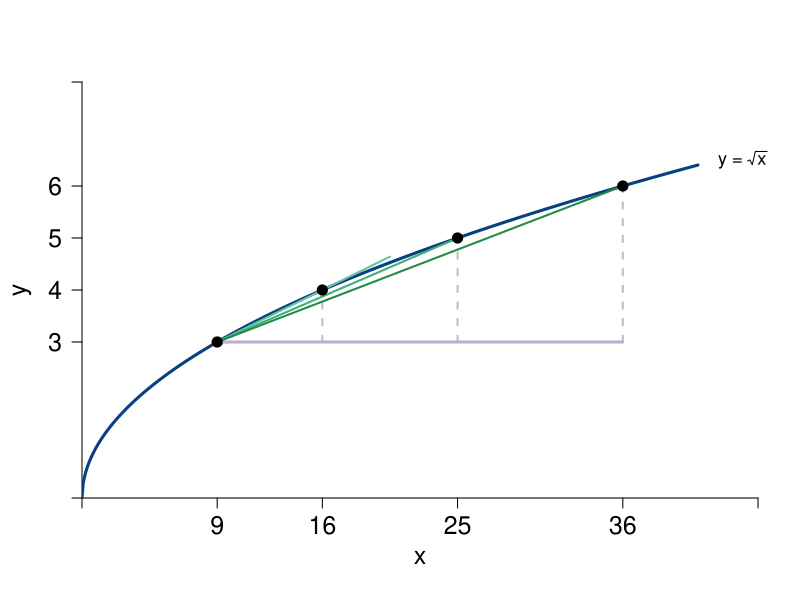

Here is the R script that generated this plot:
#Graph Designer: Scott Cohn
#Authors: Bowles and Halliday
#Title: Coordination, Conflict and Competition: A Text in Microeconomics

library(shape)
pdf(file = "gradient.pdf", width = 8, height = 6)

#Set parameters for graphics
axislabelsize <- 1.5
labelsize <- 1.1
graphlinewidth <- 3
segmentlinewidth <- 2

COL <- c("#7fc97f", "#beaed4", "#fdc086", "#ffff99", "#386cb0", "#f0027f", "#bf5b17", "#666666")
COLA <- c("#e0f3db", "#99d8c9","#66c2a4","#41ae76", "#238b45", "#005824")
COLB <- c("#4eb3d3", "#2b8cbe", "#0868ac","#084081")

xlims <- c(0, 45)
ylims <- c(0, 8)

npts <- 501 
x <- seq(xlims[1], xlims[2], length.out = npts)
y <- seq(ylims[1], ylims[2], length.out = npts) 

plot(0, 0, xlim = xlims, ylim = ylims, type = "n",
     xlab = expression(paste("")),
     ylab = expression(paste("")), 
     xaxt = "n", 
     yaxt = "n", 
     cex.lab = axislabelsize, 
     bty = "n", 
     xaxs="i", 
     yaxs="i"
)



ticksx <- c(xlims[1], 9, 16, 25, 36, xlims[2])
xlabels <- c(NA, 9, 16, 25, 36, NA)
ticksy <- c(ylims[1], 3, 4, 5, 6, ylims[2])
ylabels <- c(NA, 3, 4, 5, 6, NA)

axis(1,at = ticksx,  pos = 0, labels = xlabels, cex.axis = axislabelsize)
axis(2,at = ticksy,  pos = 0, labels = ylabels, las = 1, cex.axis = axislabelsize)

npts <- 500 
xx1 <- seq(xlims[1], xlims[2], length.out = npts)
xx2 <-seq(xlims[1], xlims[2] - 4, length.out = npts)
xx3 <- seq(xlims[1], 0, length.out = npts)

#Axis labels
mtext(expression(paste("", x)), side = 1, line = 2.5, cex = axislabelsize)
text(-4, 0.5*ylims[2], expression(paste("", y)), xpd = TRUE, cex = axislabelsize, srt = 90) 


#equations:
sqrt <- function(x){
  x^(1/2)
}

# lines
lines(xx2, sqrt(xx2), col = COLB[4], lwd = graphlinewidth)

# segments
segments(16, 3, 16, 4, lty = 2, col = "gray", lwd = segmentlinewidth)
segments(25, 3, 25, 5, lty = 2, col = "gray", lwd = segmentlinewidth)
segments(36, 3, 36, 6, lty = 2, col = "gray", lwd = segmentlinewidth)

segments(9, 3, 36, 3, lty = 1, col = COL[2], lwd = graphlinewidth)

segments(9, 3, 20.5, 4.642, lty = 1, col = COLA[3], lwd = segmentlinewidth)
segments(9, 3, 25, 5, lty = 1, col = COLA[4], lwd = segmentlinewidth)
segments(9, 3, 36, 6, lty = 1, col = COLA[5], lwd = segmentlinewidth)

# points
points(9, 3, pch = 16, col = "black", cex = 1.5)
points(16, 4, pch = 16, col = "black", cex = 1.5)
points(25, 5, pch = 16, col = "black", cex = 1.5)
points(36, 6, pch = 16, col = "black", cex = 1.5)

# label function
text(44, 6.5, expression(paste("y = ", sqrt(x))),  xpd = TRUE, cex = labelsize)

dev.off()
